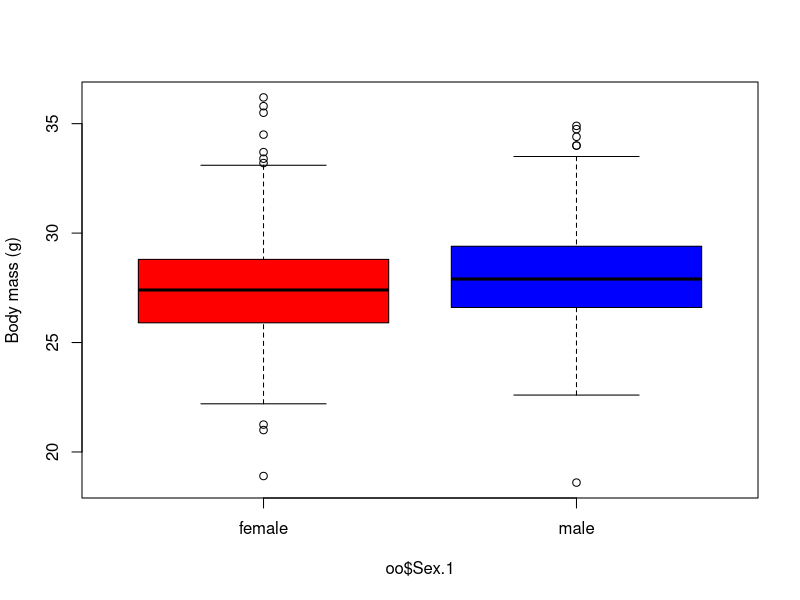
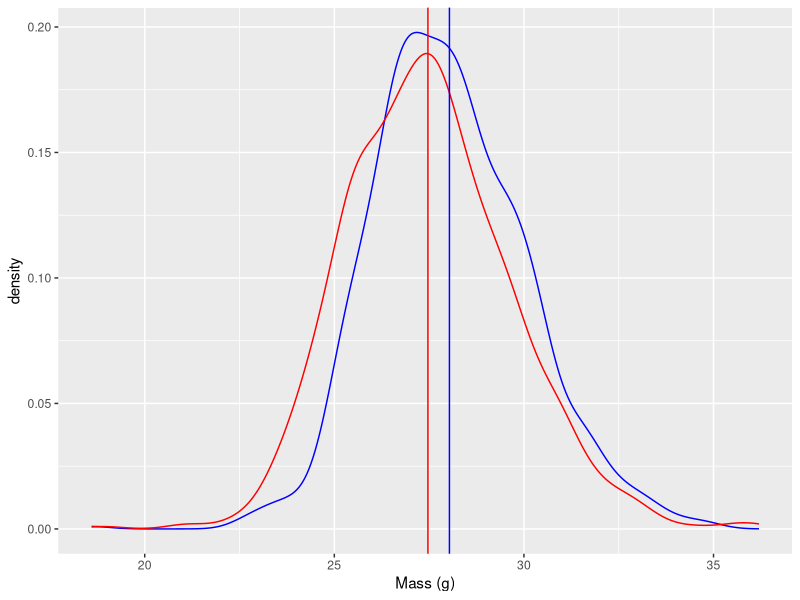
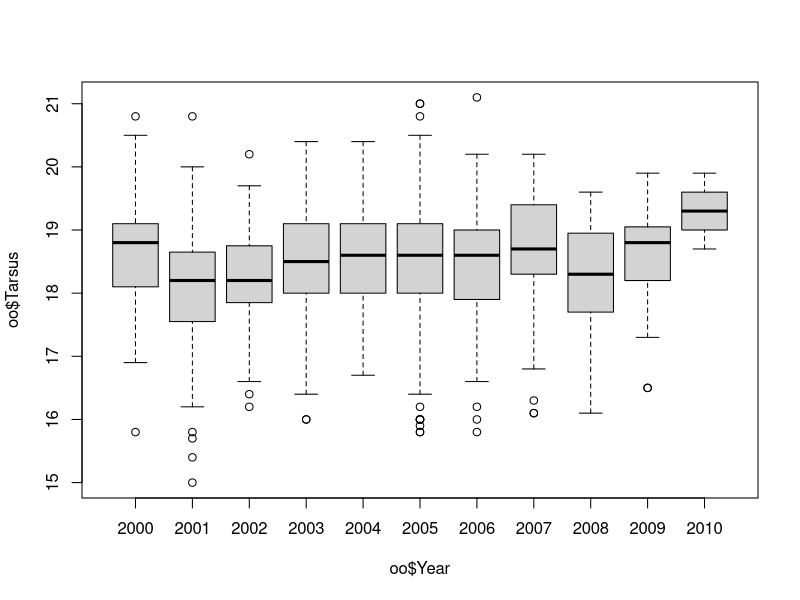
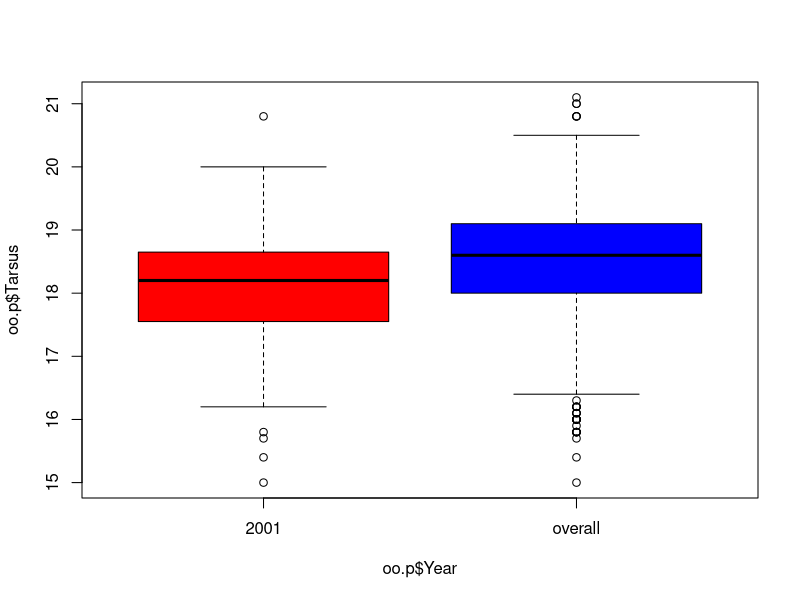

Write R code to recreate these figures, in order.
oo<-read.table("../Data/SparrowSize.txt", sep = "\t", header = T)
o.0<-subset(oo, oo$Year==2001)
t.test(o.0$Tarsus,mu=mean(oo$Tarsus,na.rm = T),na.rm=T)
t.test(o.0$Tarsus~o.0$Sex.1,na.rm=T)
 
## HW
library(ggplot2)
boxplot(oo$Mass~oo$Sex.1, col=c("red","blue"), ylab = "Body mass (g)") ## always show description of data (i.e. plot) BEFORE doing any analyses
t.test(oo$Mass~oo$Sex.1)

ggplot()+xlab("Mass (g)")+
  geom_density(aes(x=na.omit(oo$Mass[which(oo$Sex.1=="male")])),colour="blue")+
  geom_density(aes(x=na.omit(oo$Mass[which(oo$Sex.1=="female")])),colour="red")+
  geom_vline(xintercept = mean(oo$Mass[which(oo$Sex.1=="male")],na.rm = T),colour="blue")+
  geom_vline(xintercept = mean(oo$Mass[which(oo$Sex.1=="female")],na.rm = T),colour="red")

d1<-as.data.frame(head(oo,50))
length(d1$Mass)
t.test(d1$Mass~d1$Sex.1)

t.test(o.0$Wing, mu=mean(oo$Wing,na.rm = T),na.rm=T)
t.test(o.0$Wing~o.0$Sex.1,na.rm=T)
t.test(o.0$Wing[which(o.0$Sex.1=="male")], mu=mean(oo$Wing[which(o.0$Sex.1=="male")],na.rm = T),na.rm=T)
t.test(o.0$Wing[which(o.0$Sex.1=="female")], mu=mean(oo$Wing[which(o.0$Sex.1=="female")],na.rm = T),na.rm=T)

boxplot(oo$Tarsus~oo$Year)
t.test(o.0$Tarsus, mu=mean(oo$Tarsus,na.rm = T),na.rm=T)
t.test(o.0$Tarsus~o.0$Sex.1,na.rm=T)
t.test(o.0$Tarsus[which(o.0$Sex.1=="male")], mu=mean(oo$Tarsus[which(o.0$Sex.1=="male")],na.rm = T),na.rm=T)
t.test(o.0$Tarsus[which(o.0$Sex.1=="female")], mu=mean(oo$Tarsus[which(o.0$Sex.1=="female")],na.rm = T),na.rm=T)

oo.p<-oo
oo.p$Year<-"overall"
oo.p<-rbind(oo.p,oo[which(oo$Year==2001),])
boxplot(oo.p$Tarsus~oo.p$Year,col=c("red","blue"))
t.test(oo.p$Tarsus~oo.p$Year, na.rm=T)

## t-test assumptions
## variance equal
## normally-distributed